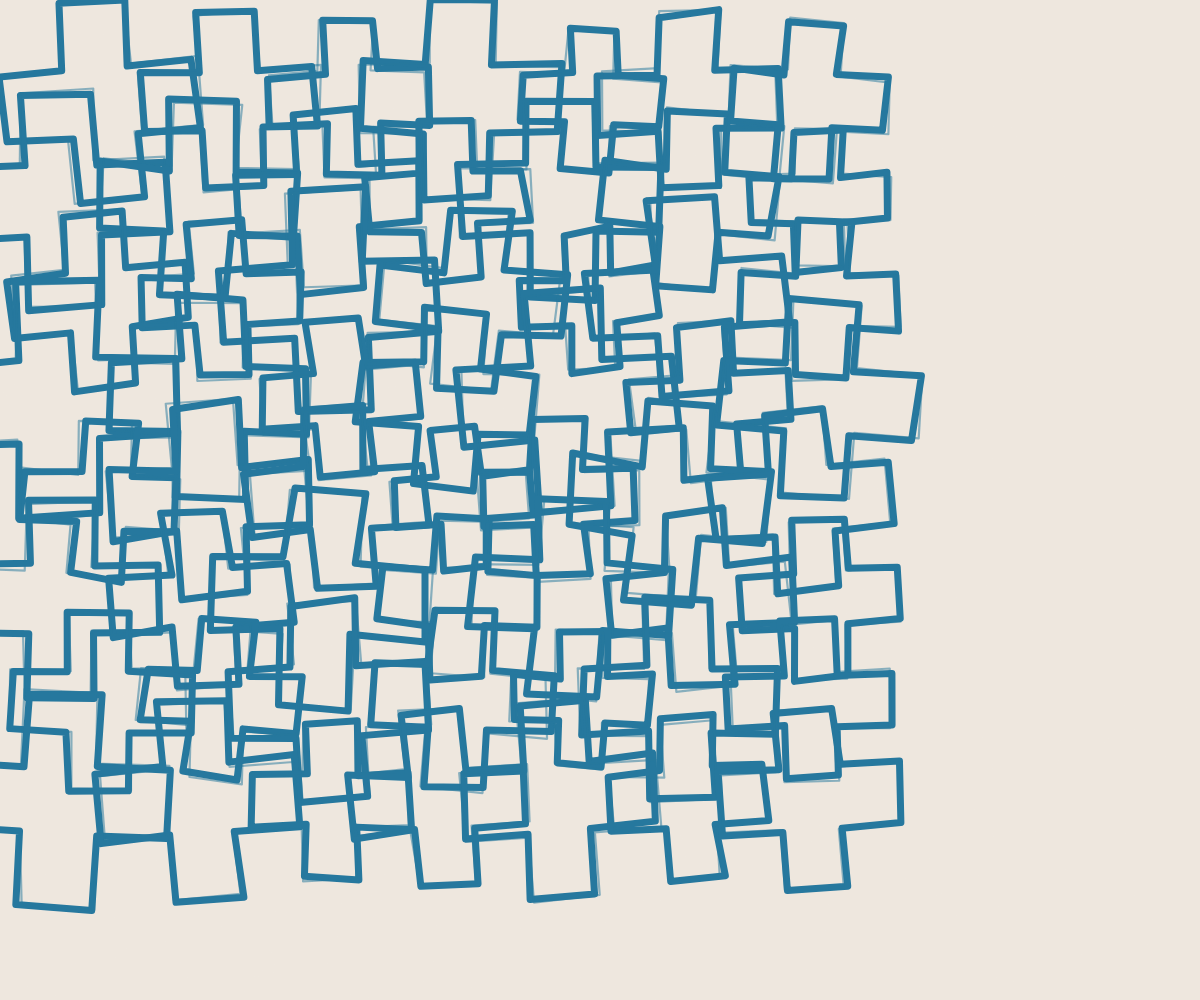
Frame 1 (no input)
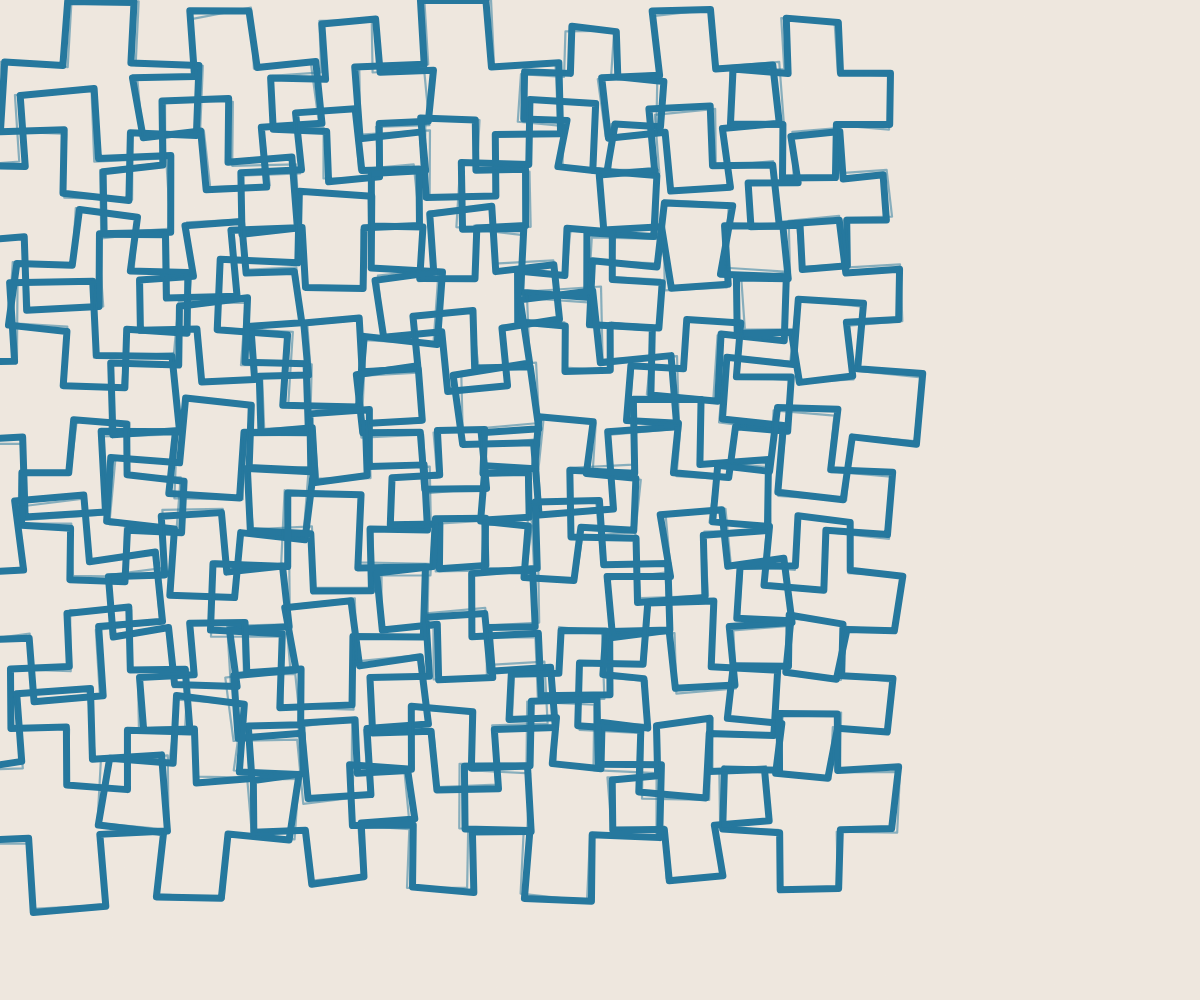
Frame 2 (the mouse pressed at the canvas centre, redrawn once)

The p5.js sketch that drew these frames (run headless with seeded random() and noise() and a simulated clock; the mouse was pressed at the canvas centre and the sketch redrawn once):

// p5.js sketch
// ── sketch.js
// p5.js sketch: hand-drawn "plus tile" shapes with double outlines
// Paste into https://editor.p5js.org/

let paperCol, inkCol;

function setup() {
  createCanvas(windowWidth, windowHeight);
  angleMode(RADIANS);

  paperCol = color(238, 231, 222);   // warm off-white paper
  inkCol   = color(38, 120, 158);    // blue marker-ish

  noLoop();
}

function windowResized() {
  resizeCanvas(windowWidth, windowHeight);
}

function draw() {
  background(paperCol);

  // subtle paper grain
  noStroke();
  for (let i = 0; i < 25000; i++) {
    const x = random(width), y = random(height);
    const a = random(6, 14);
    fill(255, 255, 255, a);
    rect(x, y, 1, 1);
  }

  // Plus shapes - arranged with small 5-20px gaps between crosses
  // Every other row is offset for a staggered pattern
  // Each cross has arms extending size/2 from center
  const shapes = [
    // Row 1 (offset right)
    { x: 100, y: 100, s: 100 },
    { x: 230, y: 100, s: 90 },
    { x: 350, y: 100, s: 80 },
    { x: 460, y: 100, s: 100 },
    { x: 590, y: 100, s: 70 },
    { x: 690, y: 100, s: 90 },
    { x: 810, y: 100, s: 80 },
    
    // Row 2 (offset left) - gap of ~100-120px vertically
    { x: 60, y: 200, s: 110 },
    { x: 200, y: 200, s: 100 },
    { x: 330, y: 200, s: 90 },
    { x: 450, y: 200, s: 80 },
    { x: 560, y: 200, s: 100 },
    { x: 690, y: 200, s: 90 },
    { x: 820, y: 200, s: 70 },
    
    // Row 3 (offset right)
    { x: 100, y: 300, s: 90 },
    { x: 220, y: 300, s: 80 },
    { x: 330, y: 300, s: 110 },
    { x: 470, y: 300, s: 90 },
    { x: 590, y: 300, s: 70 },
    { x: 690, y: 300, s: 100 },
    { x: 820, y: 300, s: 80 },
    
    // Row 4 (offset left)
    { x: 60, y: 400, s: 120 },
    { x: 210, y: 400, s: 100 },
    { x: 340, y: 400, s: 80 },
    { x: 450, y: 400, s: 90 },
    { x: 570, y: 400, s: 110 },
    { x: 710, y: 400, s: 80 },
    { x: 820, y: 400, s: 100 },
    
    // Row 5 (offset right)
    { x: 100, y: 500, s: 80 },
    { x: 210, y: 500, s: 100 },
    { x: 340, y: 500, s: 90 },
    { x: 460, y: 500, s: 70 },
    { x: 560, y: 500, s: 80 },
    { x: 670, y: 500, s: 100 },
    { x: 800, y: 500, s: 90 },
    
    // Row 6 (offset left)
    { x: 60, y: 600, s: 100 },
    { x: 200, y: 600, s: 90 },
    { x: 320, y: 600, s: 110 },
    { x: 460, y: 600, s: 80 },
    { x: 570, y: 600, s: 100 },
    { x: 700, y: 600, s: 90 },
    { x: 820, y: 600, s: 80 },
    
    // Row 7 (offset right)
    { x: 100, y: 700, s: 90 },
    { x: 220, y: 700, s: 80 },
    { x: 330, y: 700, s: 100 },
    { x: 460, y: 700, s: 90 },
    { x: 580, y: 700, s: 70 },
    { x: 680, y: 700, s: 100 },
    { x: 810, y: 700, s: 80 },
    
    // Row 8 (offset left)
    { x: 60, y: 800, s: 110 },
    { x: 200, y: 800, s: 100 },
    { x: 330, y: 800, s: 80 },
    { x: 440, y: 800, s: 90 },
    { x: 560, y: 800, s: 100 },
    { x: 690, y: 800, s: 80 },
    { x: 810, y: 800, s: 90 },
  ];

  // Draw each plus shape
  for (let i = 0; i < shapes.length; i++) {
    const p = shapes[i];
    
    drawDoubleOutlinedPlus(
      p.x,
      p.y,
      p.s,
      inkCol
    );
  }
}

// Cross/plus made from a polyomino outline
function plusVertices(size, inset = 0) {
  const u = (size / 3);
  const r = u - inset;

  const pts = [
    [-u, -3*u], [ u, -3*u], [ u, -u], [ 3*u, -u],
    [ 3*u,  u], [ u,  u], [ u,  3*u], [-u,  3*u],
    [-u,  u], [-3*u,  u], [-3*u, -u], [-u, -u]
  ];

  const out = [];
  for (const [x, y] of pts) {
    let ix = x;
    let iy = y;

    if (x > 0) ix -= inset;
    if (x < 0) ix += inset;
    if (y > 0) iy -= inset;
    if (y < 0) iy += inset;

    out.push(createVector(ix, iy));
  }

  for (const v of out) {
    if (abs(v.x) === 3*u - inset) v.x = (3*u - inset) * 0.985 * Math.sign(v.x);
    if (abs(v.y) === 3*u - inset) v.y = (3*u - inset) * 0.985 * Math.sign(v.y);
  }

  return out;
}

// Hand-drawn wobble along edges
function wobble(poly, seed, amp) {
  noiseSeed(seed);
  const out = [];
  for (let i = 0; i < poly.length; i++) {
    const v = poly[i].copy();
    const n1 = noise(v.x * 0.01 + 10.1, v.y * 0.01 + 20.2);
    const n2 = noise(v.x * 0.01 + 40.3, v.y * 0.01 + 50.4);
    v.x += map(n1, 0, 1, -amp, amp);
    v.y += map(n2, 0, 1, -amp, amp);
    out.push(v);
  }
  return out;
}

function drawPoly(poly) {
  beginShape();
  for (let i = 0; i < poly.length; i++) {
    vertex(poly[i].x, poly[i].y);
  }
  endShape(CLOSE);
}

function drawDoubleOutlinedPlus(x, y, size, col) {
  push();
  translate(x, y);

  // Tiny rotation for hand-drawn feel
  rotate(radians(random(-6, 6)));

  // Outer line
  stroke(col);
  strokeWeight(7);
  strokeJoin(ROUND);
  strokeCap(ROUND);
  noFill();

  let outer = plusVertices(size, 0);
  outer = wobble(outer, int(random(1e6)), 10);
  drawPoly(outer);

  // Faint retrace line
  strokeWeight(2.2);
  stroke(red(col), green(col), blue(col), 130);
  let retrace = wobble(plusVertices(size, 0), int(random(1e6)), 7);
  drawPoly(retrace);

  pop();
}
